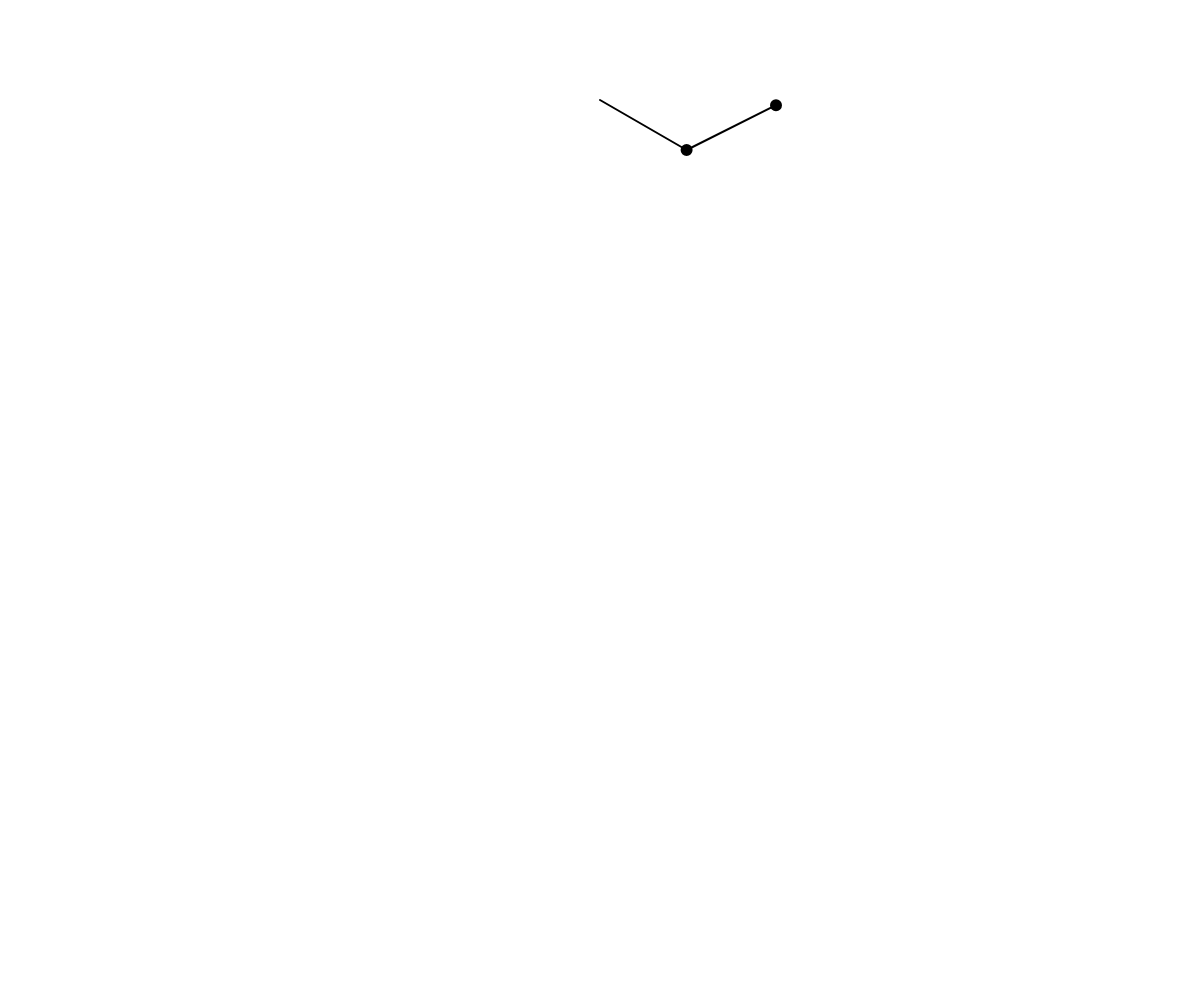
Frame 1 (no input)
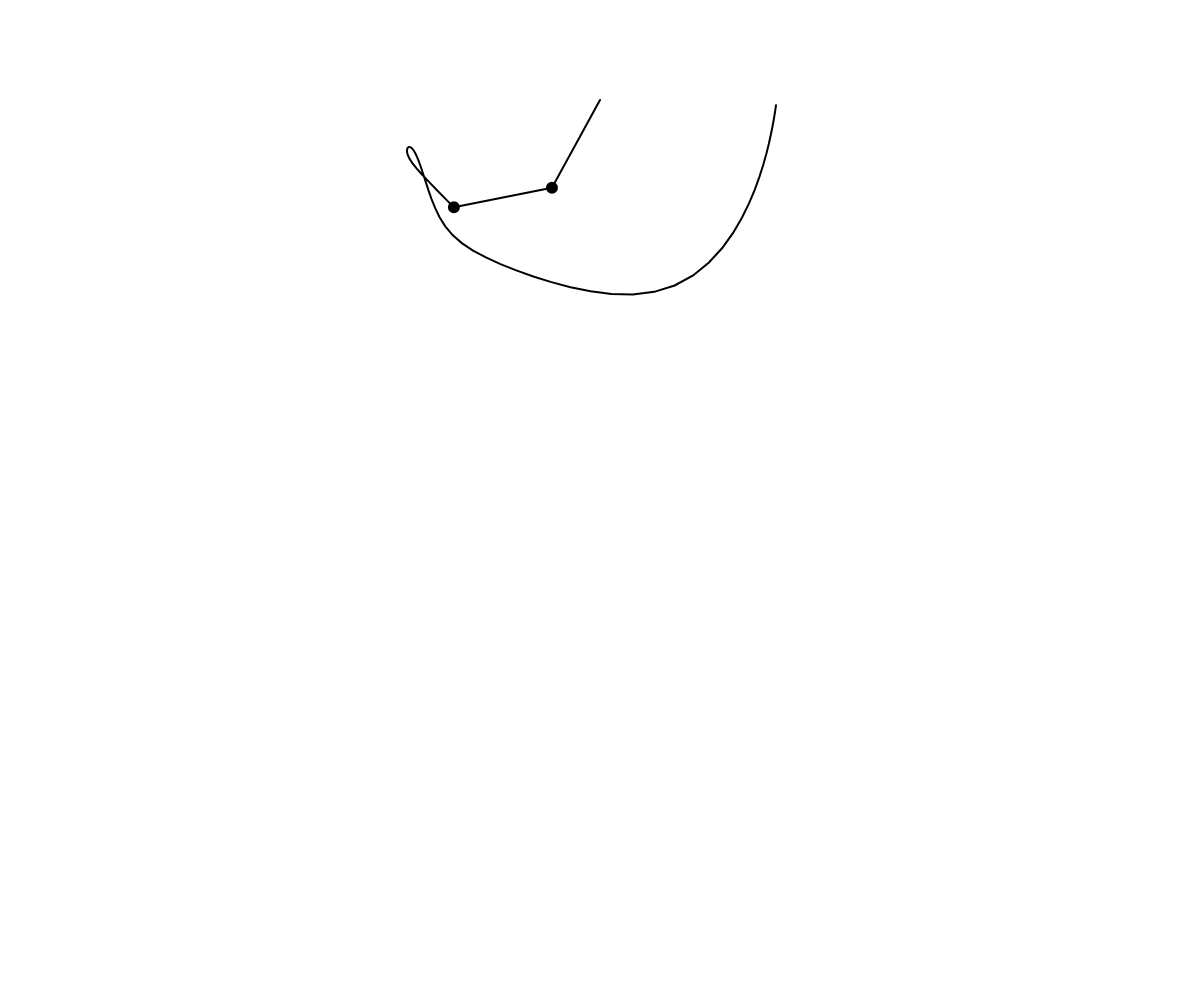
Frame 60 (no input)
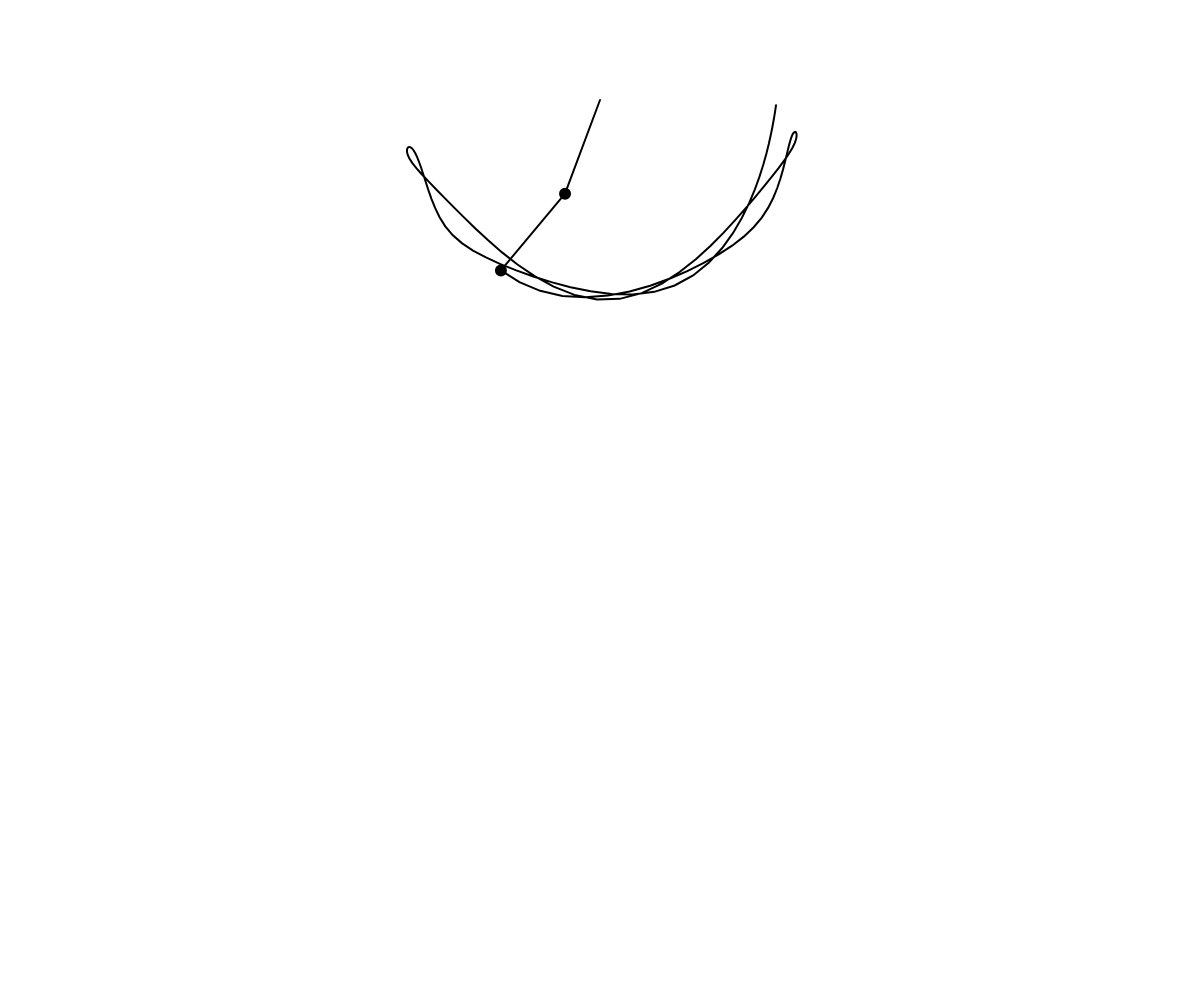
Frame 120 (the mouse pressed at the canvas centre since frame 60)

The p5.js sketch that drew these frames (run headless with seeded random() and noise() and a simulated clock; from frame 60 on, the mouse is pressed at the canvas centre):

// p5.js sketch
// ── sketch.js
let r1 = 100;
let r2 = 100;

let m1 = 10;
let m2 = 10;

// Define PI correctly
let a1 = Math.PI / 3;
let a2 = 90;

let a1Vel = 0;
let a2Vel = 0;

let a1Acc = 0;
let a2Acc = 0;

// Reduce gravitational constant to slow down motion
let g = 1;

// Define damping factor
let damping = 0.999;

// Array to store the positions of the bottom weight
let trace = [];

function setup() {
  createCanvas(windowWidth, windowHeight);
}

function draw() {

  let num1 = -g * (2 * m1 + m2) * sin(a1);
  let num2 = -m2 * g * sin(a1 - 2 * a2);
  let num3 = -2 * sin(a1 - a2) * m2;
  let num4 = a2Vel * a2Vel * r2 + a1Vel * a1Vel * r1 * cos(a1 - a2);
  let den = r1 * (2 * m1 + m2 - m2 * cos(2 * a1 - 2 * a2));

  a1Acc = (num1 + num2 + num3 * num4) / den;

  num1 = 2 * sin(a1 - a2);
  num2 = a1Vel * a1Vel * r1 * (m1 + m2);
  num3 = g * (m1 + m2) * cos(a1);
  num4 = a2Vel * a2Vel * r2 * m2 * cos(a1 - a2);
  den = r2 * (2 * m1 + m2 - m2 * cos(2 * a1 - 2 * a2));

  a2Acc = (num1 * (num2 + num3 + num4)) / den;

  background(255);
  strokeWeight(2);

  translate(width / 2, height / 10);

  let x1 = r1 * sin(a1);
  let y1 = r1 * cos(a1);

  let x2 = r2 * sin(a2) + x1;
  let y2 = r2 * cos(a2) + y1;

  // Store the position of the bottom weight
  trace.push({ x: x2, y: y2 });

  // Draw the trace
  noFill();
  beginShape();
  for (let i = 0; i < trace.length; i++) {
    vertex(trace[i].x, trace[i].y);
  }
  endShape();

  line(0, 0, x1, y1);
  fill(0);
  ellipse(x1, y1, m1, m1);

  line(x1, y1, x2, y2);
  fill(0);
  ellipse(x2, y2, m2, m2);

  a1Vel += a1Acc;
  a2Vel += a2Acc;

  // Apply damping
  a1Vel *= damping;
  a2Vel *= damping;

  a1 += a1Vel;
  a2 += a2Vel;
}

function windowResized() {
  resizeCanvas(windowWidth, windowHeight);
}
